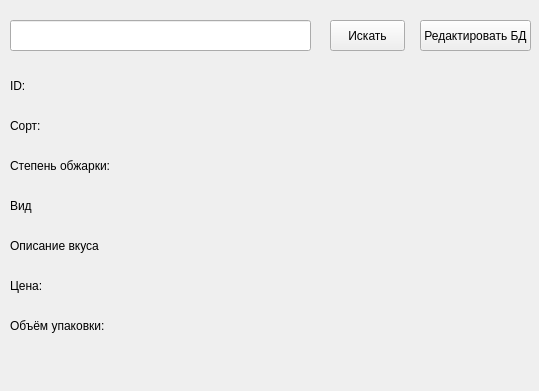
<?xml version="1.0" encoding="UTF-8"?>
<ui version="4.0">
 <class>Form</class>
 <widget class="QWidget" name="Form">
  <property name="geometry">
   <rect>
    <x>0</x>
    <y>0</y>
    <width>539</width>
    <height>391</height>
   </rect>
  </property>
  <property name="windowTitle">
   <string>Form</string>
  </property>
  <widget class="QLabel" name="label">
   <property name="geometry">
    <rect>
     <x>10</x>
     <y>70</y>
     <width>491</width>
     <height>31</height>
    </rect>
   </property>
   <property name="text">
    <string>ID:</string>
   </property>
  </widget>
  <widget class="QLabel" name="label_2">
   <property name="geometry">
    <rect>
     <x>10</x>
     <y>110</y>
     <width>491</width>
     <height>31</height>
    </rect>
   </property>
   <property name="text">
    <string>Сорт:</string>
   </property>
  </widget>
  <widget class="QLabel" name="label_3">
   <property name="geometry">
    <rect>
     <x>10</x>
     <y>190</y>
     <width>491</width>
     <height>31</height>
    </rect>
   </property>
   <property name="text">
    <string>Вид</string>
   </property>
  </widget>
  <widget class="QLabel" name="label_4">
   <property name="geometry">
    <rect>
     <x>10</x>
     <y>150</y>
     <width>491</width>
     <height>31</height>
    </rect>
   </property>
   <property name="text">
    <string>Степень обжарки:</string>
   </property>
  </widget>
  <widget class="QLabel" name="label_5">
   <property name="geometry">
    <rect>
     <x>10</x>
     <y>230</y>
     <width>491</width>
     <height>31</height>
    </rect>
   </property>
   <property name="text">
    <string>Описание вкуса</string>
   </property>
  </widget>
  <widget class="QLineEdit" name="lineEdit">
   <property name="geometry">
    <rect>
     <x>10</x>
     <y>20</y>
     <width>301</width>
     <height>31</height>
    </rect>
   </property>
  </widget>
  <widget class="QPushButton" name="pushButton">
   <property name="geometry">
    <rect>
     <x>330</x>
     <y>20</y>
     <width>75</width>
     <height>31</height>
    </rect>
   </property>
   <property name="text">
    <string>Искать</string>
   </property>
  </widget>
  <widget class="QLabel" name="label_6">
   <property name="geometry">
    <rect>
     <x>10</x>
     <y>270</y>
     <width>491</width>
     <height>31</height>
    </rect>
   </property>
   <property name="text">
    <string>Цена:</string>
   </property>
  </widget>
  <widget class="QLabel" name="label_7">
   <property name="geometry">
    <rect>
     <x>10</x>
     <y>310</y>
     <width>491</width>
     <height>31</height>
    </rect>
   </property>
   <property name="text">
    <string>Объём упаковки:</string>
   </property>
  </widget>
  <widget class="QPushButton" name="pushButton_2">
   <property name="geometry">
    <rect>
     <x>420</x>
     <y>20</y>
     <width>111</width>
     <height>31</height>
    </rect>
   </property>
   <property name="text">
    <string>Редактировать БД</string>
   </property>
  </widget>
 </widget>
 <resources/>
 <connections/>
</ui>
